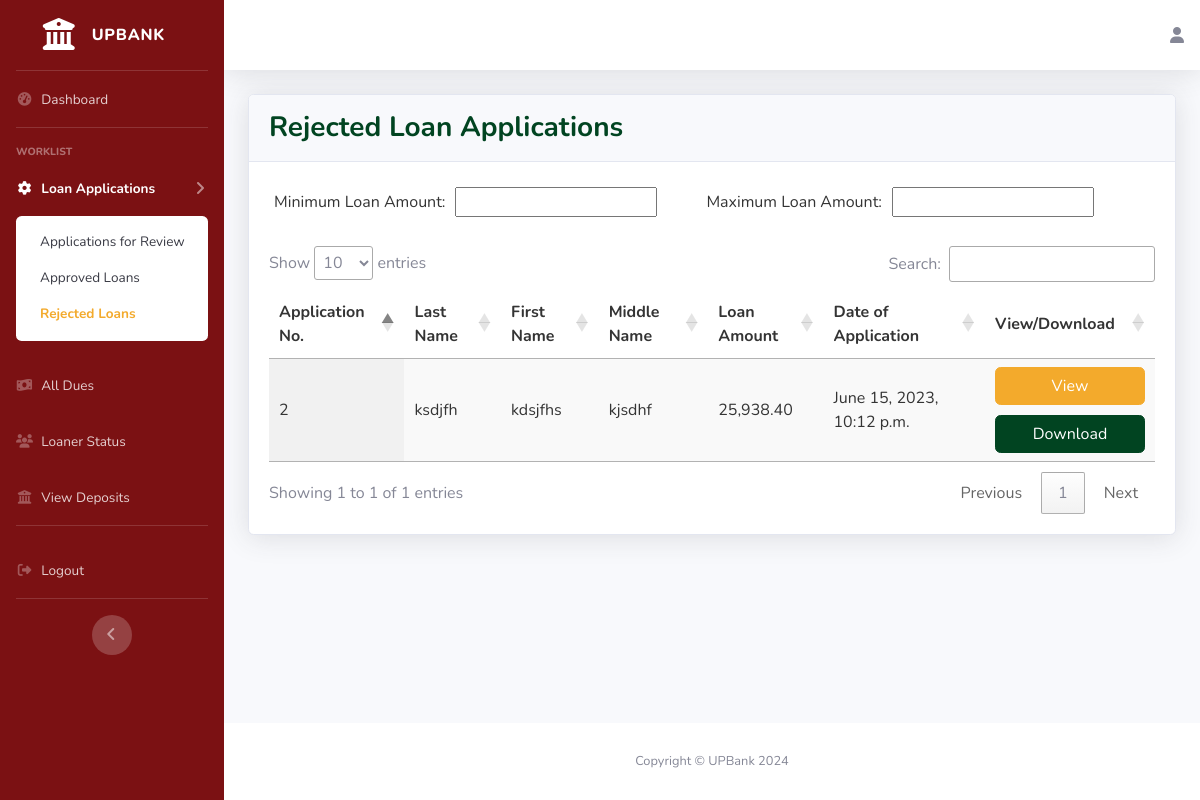
/bank-officer/rejected, run on the app's committed database.
### loans_borrower/models.py (models this page shows, shortened)
class Loans(models.Model):
    STATUS = (
        ('For Review', 'For Review'),
        ('Approved', 'Approved'),
        ('Rejected', 'Rejected'),
    )
    CIV_STATUS = (
        ('Married', 'Married'),
        ('Separated', 'Separated'),
        ('Single', 'Single'),
        ('Widower', 'Widower'),
    )
    LEN_STAY = (
        ('Months', 'Months'),
        ('Years', 'Years'),
    )
    HOME_OWN = (
        ('Mortgage', 'Mortgage'),
        ('Rented', 'Rented'),
        ('Owned', 'Owned'),
        ('Used Free/Living with Parents/Relatives', 'Used Free/Living with Parents/Relatives'),
    )
    PHONE_TYPE = (
        ('Home', 'Home'),
        ('Mobile', 'Mobile'),
    )
    PRIME_INCOME = (
        ('Employment', 'Employment'),
        ('Business', 'Business'),
    )
    EMP_TYPE = (
        ('Local(Government)', 'Local(Government)'),
        ('Local(Private)', 'Local(Private)'),
        ('OFW Non-Immigrant(Government)', 'OFW Non-Immigrant(Government)'),
        ('OFW Non-Immigrant(Private)', 'OFW Non-Immigrant(Private)'),
    )
    LOAN_TAG = (
        ('Pending', 'Pending'),
        ('Delinquent', 'Delinquent'),
        ('In-Loan Default', 'In-Loan Default'),
        ('Completed', 'Completed'),
    )
    app_date = models.DateTimeField(null=True, blank=True)
    status = models.CharField(default='For Review',max_length=100, choices=STATUS, null=True)
    make = models.CharField(max_length=100, null=True, blank=False)
    model = models.CharField(max_length=100, null=True, blank=False)
    sell_price = models.DecimalField(max_digits=50, decimal_places=2, null=True, blank=False)
    dp_percent = models.PositiveIntegerField(null=True, blank=False)
    dp_amt = models.DecimalField(max_digits=50, decimal_places=2, null=True, blank=False)
    loan_amt = models.DecimalField(max_digits=50, decimal_places=2, null=True, blank=False)
    no_of_payments = models.IntegerField(null=True, blank=False)
    loan_bal = models.DecimalField(default=0,max_digits=50, decimal_places=2, null=True, blank=True)
    user = models.ForeignKey(User, on_delete=models.CASCADE, null=True, blank=True)
    first_name = models.CharField(max_length=100, null=True, blank=False)
    middle_name = models.CharField(max_length=100, null=True, blank=True)
    last_name = models.CharField(max_length=100, null=True, blank=False)
    birthdate = models.DateField(null=True, blank=False)
    civ_status = models.CharField(max_length=100, choices=CIV_STATUS, null=True, blank=False)
    unit_no = models.CharField(max_length=100, null=True, blank=False)
    condo_name = models.CharField(max_length=100, null=True, blank=True)
    street = models.CharField(max_length=100, null=True, blank=False)
    subdiv_brgy = models.CharField(max_length=100, null=True, blank=False)
    city = models.CharField(max_length=100, null=True, blank=False)
    municip_prov = models.CharField(max_length=100, null=True, blank=False)
    country = models.CharField(max_length=100, null=True, blank=False)
    len_stay = models.CharField(max_length=100, choices=LEN_STAY, null=True, blank=False)
    len_stay_num = models.IntegerField(null=True, blank=False)
    home_own = models.CharField(max_length=100, choices=HOME_OWN, null=True, blank=False)
    phone_type = models.CharField(max_length=100, choices=PHONE_TYPE, null=True, blank=False)
    home_num = models.CharField(max_length=100, null=True, blank=True)
    mobile_num = PhoneNumberField(max_length=100, null=True, blank=True)
    email_add = models.CharField(max_length=100, null=True, blank=False)
    prime_income = models.CharField(max_length=100, choices=PRIME_INCOME, null=True, blank=False)
    emp_type = models.CharField(max_length=100, choices=EMP_TYPE, null=True, blank=True)
    emp_name = models.CharField(max_length=100, null=True, blank=True)
    job_pos = models.CharField(max_length=100, null=True, blank=True)
    emp_tenure = models.CharField(max_length=100, choices=LEN_STAY, null=True, blank=True)
    emp_tenure_num = models.IntegerField(null=True, blank=True)
    emp_monthly_income = models.DecimalField(max_digits=50, decimal_places=2, null=True, blank=True)
    emp_work_no = models.CharField(max_length=100, null=True, blank=True)
    bsns_type = models.CharField(default="Self-Employed", max_length=100, null=True, blank=True)
    bsns_name = models.CharField(max_length=100, null=True, blank=True)
    bsns_tenure = models.CharField(max_length=100, choices=LEN_STAY, null=True, blank=True)
    bsns_tenure_num = models.IntegerField(null=True, blank=True)
    bsns_monthly_income = models.DecimalField(max_digits=50, decimal_places=2, null=True, blank=True)
    bsns_work_no = models.CharField(max_length=100, null=True, blank=True)
    bsns_unit_no = models.CharField(max_length=100, null=True, blank=True)
    bsns_condo_name = models.CharField(max_length=100, null=True, blank=True)
    bsns_street = models.CharField(max_length=100, null=True, blank=True)
    bsns_subdiv_brgy = models.CharField(max_length=100, null=True, blank=True)
    bsns_city = models.CharField(max_length=100, null=True, blank=True)
    bsns_municip_prov = models.CharField(max_length=100, null=True, blank=True)
    bsns_country = models.CharField(max_length=100, null=True, blank=True)
    loan_docs = models.FileField(upload_to='loan_docs/', null=True, blank=True)
    loan_tag = models.CharField(default='Pending', max_length=100, choices=LOAN_TAG, null=True, blank=True)

### bank_officer/views.py (the view)
# urls.py: path('rejected', views.rejected, name="rejected"),
def rejected (request):
    loans = Loans.objects.filter(status='Rejected')
    data = {
        'loans' : loans,
    }
    return render(request, 'bank_officer/rejected.html', data)

### bank_officer/templates/bank_officer/rejected.html (shortened to what this page needs)
{% extends 'bank_officer/navbar.html' %}
{% load static %}
{% block content %}
{% load humanize %}
    <div class="card shadow mb-4">
        <div class="card-header py-3">
            <h3 class="m-0 font-weight-bold" style="color:#014421">Rejected Loan Applications</h3>
        </div>
        <div class="card-body">
            <div class="table-responsive">
                <table border="0" cellspacing="5" cellpadding="5">
                <tbody><tr>
                    <td style="color: #343434">Minimum Loan Amount:</td>
                    <td><input type="text" id="min" name="min" style="color: #343434;"></td>
                    <td>&nbsp;&nbsp;&nbsp;&nbsp;&nbsp;&nbsp;&nbsp;</td>
                    <td style="color: #343434">Maximum Loan Amount:</td>
                    <td><input type="text" id="max" name="max" style="color: #343434;"></td>
                </tr>
                </tbody></table> <br>
                <table id="example" class="display" style="width:100%">
                    <thead>
                        <tr>
                            <th>Application No.</th>
                            <th>Last Name</th>
                            <th>First Name</th>
                            <th>Middle Name</th>
                            <th>Loan Amount</th>
                            <th>Date of Application</th>
                            <th>View/Download</th>
                        </tr>
                    </thead>
                    <tbody>
                        {% for loan in loans %}
                            <tr onclick="window.location='{% url 'loan-app' loan.id %}'">
                                <td>{{loan.id}}</a></td>
                                <td>{{loan.last_name}}</td>
                                <td>{{loan.first_name}}</td>
                                <td>{{loan.middle_name}}</td>
                                <td>{{loan.loan_amt|intcomma}}</td>
                                <td>{{loan.app_date}}</td>
                                <td>
                                    <div>
                                        <button id="submit_button" type="submit" class="btn btn-primary login-button button-width" style="background-color: #F3AA2C !important; border-color: #F3AA2C !important;">
                                        <a href="{% url 'loan-app' loan.id %}" style="color:white;">View</a></button>
                                    </div>
                                    <div style="padding-top: 10px;">
                                        <button id="submit_button" type="submit" class="btn btn-primary login-button button-width" style="background-color: #014421 !important; border-color: #014421 !important;">
                                        <a href="{% url 'generate-pdf' loan.id %}" style="color:white">Download</a></button>
                                    </div>
                                </td>
                            </tr>
                        {% endfor %}
                    </tbody>
                </table>
            </div>
        </div>
    </div>
{% endblock content %}

### bank_officer/templates/bank_officer/rejected.html (style rules this page uses)
.table-responsive table { color: #343434; }
.table-responsive input[type="text"] { color: #343434; }
.button-width { width: 150px; }

### data on the page
Loans: id "2", last_name "ksdjfh", first_name "kdsjfhs", middle_name "kjsdhf", loan_amt "25,938.40", app_date "June 15, 2023, 10:12 p.m."
